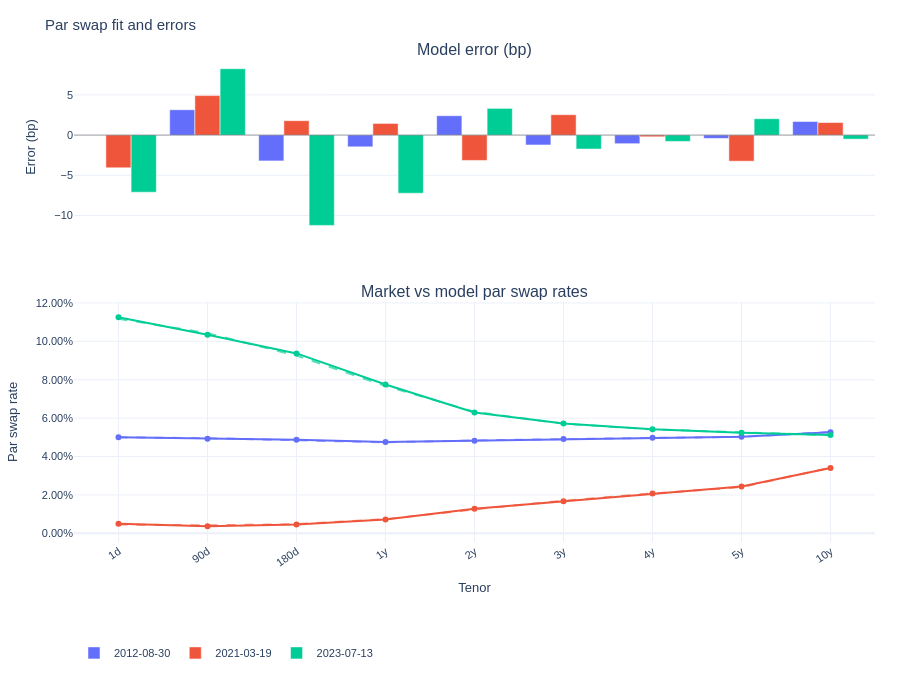

This figure's notebook cell:
### Markdown cell above
### Results

Qualitatively, the model tracks the market par swap curve very closely on the sample dates. The dashed model curves sit almost on top of the market markers across maturities, and the left-panel bar chart shows low residuals (basis points). With more time spend on training, this results can be improved a lot.

### Code cell
fig, dates = plot_swap_rates(model, test_market_rates_df)
fig.show()

### Figure 1 — Plotly figure (JSON) as saved in the notebook; plotly's stock layout.template omitted (floating-point values rounded to 4 significant figures)
{"data": [{"legendgroup": "2012-08-30", "marker": {"color": "#636EFA"}, "name": "2012-08-30", "type": "bar", "x": ["1d", "90d", "180d", "1y", "2y", "3y", "4y", "5y", "10y"], "xaxis": "x", "y": [0.008607, 3.146, -3.211, -1.457, 2.406, -1.228, -1.069, -0.4123, 1.691], "yaxis": "y"}, {"legendgroup": "2012-08-30", "line": {"color": "#636EFA"}, "marker": {"color": "#636EFA"}, "mode": "markers+lines", "name": "2012-08-30 (Market)", "showlegend": false, "type": "scatter", "x": ["1d", "90d", "180d", "1y", "2y", "3y", "4y", "5y", "10y"], "xaxis": "x2", "y": [0.05, 0.04927, 0.0488, 0.04755, 0.04818, 0.04914, 0.04975, 0.05036, 0.05259], "yaxis": "y2"}, {"legendgroup": "2012-08-30", "line": {"color": "#636EFA", "dash": "dash"}, "mode": "lines", "name": "2012-08-30 (Model)", "opacity": 0.65, "showlegend": false, "type": "scatter", "x": ["1d", "90d", "180d", "1y", "2y", "3y", "4y", "5y", "10y"], "xaxis": "x2", "y": [0.05, 0.04958, 0.04848, 0.04741, 0.04842, 0.04902, 0.04964, 0.05032, 0.05276], "yaxis": "y2"}, {"legendgroup": "2021-03-19", "marker": {"color": "#EF553B"}, "name": "2021-03-19", "type": "bar", "x": ["1d", "90d", "180d", "1y", "2y", "3y", "4y", "5y", "10y"], "xaxis": "x", "y": [-4.061, 4.909, 1.788, 1.447, -3.151, 2.534, -0.2107, -3.244, 1.559], "yaxis": "y"}, {"legendgroup": "2021-03-19", "line": {"color": "#EF553B"}, "marker": {"color": "#EF553B"}, "mode": "markers+lines", "name": "2021-03-19 (Market)", "showlegend": false, "type": "scatter", "x": ["1d", "90d", "180d", "1y", "2y", "3y", "4y", "5y", "10y"], "xaxis": "x2", "y": [0.005, 0.0037, 0.00457, 0.007224, 0.01285, 0.01671, 0.02076, 0.02441, 0.03405], "yaxis": "y2"}, {"legendgroup": "2021-03-19", "line": {"color": "#EF553B", "dash": "dash"}, "mode": "lines", "name": "2021-03-19 (Model)", "opacity": 0.65, "showlegend": false, "type": "scatter", "x": ["1d", "90d", "180d", "1y", "2y", "3y", "4y", "5y", "10y"], "xaxis": "x2", "y": [0.004594, 0.004191, 0.004749, 0.007369, 0.01254, 0.01696, 0.02074, 0.02409, 0.03421], "yaxis": "y2"}, {"legendgroup": "2023-07-13", "marker": {"color": "#00CC96"}, "name": "2023-07-13", "type": "bar", "x": ["1d", "90d", "180d", "1y", "2y", "3y", "4y", "5y", "10y"], "xaxis": "x", "y": [-7.095, 8.25, -11.22, -7.222, 3.318, -1.73, -0.7827, 2.035, -0.5031], "yaxis": "y"}, {"legendgroup": "2023-07-13", "line": {"color": "#00CC96"}, "marker": {"color": "#00CC96"}, "mode": "markers+lines", "name": "2023-07-13 (Market)", "showlegend": false, "type": "scatter", "x": ["1d", "90d", "180d", "1y", "2y", "3y", "4y", "5y", "10y"], "xaxis": "x2", "y": [0.1125, 0.1034, 0.09371, 0.0775, 0.06296, 0.05726, 0.05421, 0.05234, 0.05117], "yaxis": "y2"}, {"legendgroup": "2023-07-13", "line": {"color": "#00CC96", "dash": "dash"}, "mode": "lines", "name": "2023-07-13 (Model)", "opacity": 0.65, "showlegend": false, "type": "scatter", "x": ["1d", "90d", "180d", "1y", "2y", "3y", "4y", "5y", "10y"], "xaxis": "x2", "y": [0.1118, 0.1042, 0.09259, 0.07678, 0.0633, 0.05708, 0.05413, 0.05254, 0.05112], "yaxis": "y2"}], "layout": {"annotations": [{"font": {"size": 16}, "showarrow": false, "text": "Model error (bp)", "x": 0.5, "xanchor": "center", "xref": "paper", "y": 1, "yanchor": "bottom", "yref": "paper"}, {"font": {"size": 16}, "showarrow": false, "text": "Market vs model par swap rates", "x": 0.5, "xanchor": "center", "xref": "paper", "y": 0.4988, "yanchor": "bottom", "yref": "paper"}], "bargap": 0.15, "bargroupgap": 0, "barmode": "group", "font": {"family": "Arial", "size": 11}, "height": 680, "legend": {"orientation": "h", "x": 0, "xanchor": "left", "y": -0.2, "yanchor": "top"}, "margin": {"b": 90, "l": 55, "r": 25, "t": 60}, "shapes": [{"line": {"color": "rgba(0,0,0,0.35)", "width": 1}, "type": "line", "x0": 0, "x1": 1, "xref": "x domain", "y0": 0, "y1": 0, "yref": "y"}], "title": {"text": "Par swap fit and errors", "xanchor": "left"}, "xaxis": {"anchor": "y", "automargin": true, "categoryarray": ["1d", "90d", "180d", "1y", "2y", "3y", "4y", "5y", "10y"], "categoryorder": "array", "domain": [0, 1], "matches": "x2", "showticklabels": false, "tickangle": -35, "tickfont": {"size": 11}, "type": "category"}, "xaxis2": {"anchor": "y2", "automargin": true, "categoryarray": ["1d", "90d", "180d", "1y", "2y", "3y", "4y", "5y", "10y"], "categoryorder": "array", "domain": [0, 1], "tickangle": -35, "tickfont": {"size": 11}, "title": {"text": "Tenor"}, "type": "category"}, "yaxis": {"anchor": "x", "domain": [0.6388, 1], "title": {"text": "Error (bp)"}, "zeroline": false}, "yaxis2": {"anchor": "x2", "domain": [0, 0.4988], "tickformat": ".2%", "title": {"text": "Par swap rate"}}}}
